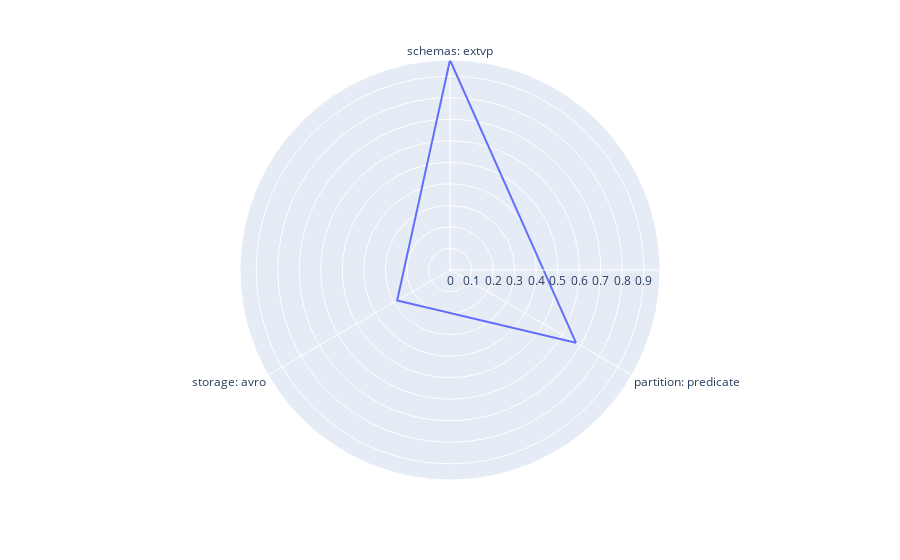

The cell this chart's notebook holds for it:
### Markdown cell above
<small>Ranking over one dimension is insufficient when it counts multiple dimensions. The presence of trade-offs reduces the accuracy of single dimension ranking functions which could be seen in the radar plot below.</small><br><br>
<small>This method returns a radar chart that shows the presence of trade-offs by using the single dimension ranking criterion that reduces the accuracy of the other dimensions</small>

### Code cell
# This example shows a figure of the top configuration of ranking by schema is optimized towards its dimension only, ignoring the other two dimension.
from PAPyA.Rank import SDRank
SDRank(config_watdiv, logs_watdiv, '100M', 'schemas').plotRadar()

### Figure 1 — Plotly figure (JSON) as saved in the notebook; plotly's stock layout.template omitted (floating-point values rounded to 4 significant figures)
{"data": [{"hovertemplate": "r=%{r}<br>theta=%{theta}<extra></extra>", "legendgroup": "", "line": {"color": "#636efa", "dash": "solid"}, "marker": {"symbol": "circle"}, "mode": "lines", "name": "", "r": [0.975, 0.675, 0.2833, 0.975], "showlegend": false, "subplot": "polar", "theta": ["schemas: extvp", "partition: predicate", "storage: avro", "schemas: extvp"], "type": "scatterpolar"}], "layout": {"legend": {"tracegroupgap": 0}, "margin": {"t": 60}, "polar": {"angularaxis": {"direction": "clockwise", "rotation": 90}, "domain": {"x": [0, 1], "y": [0, 1]}}}}
